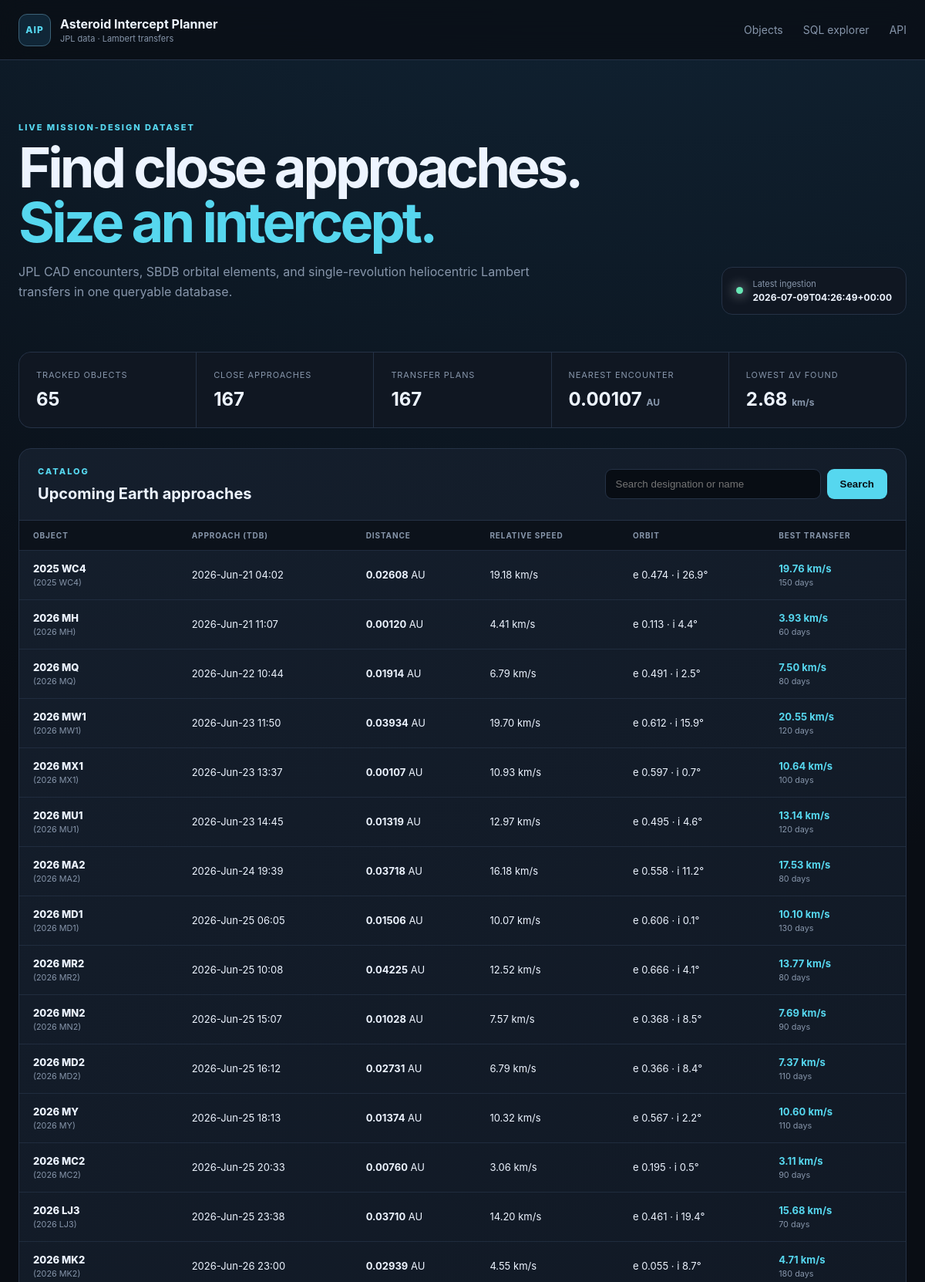
The page / (upper part) on the database its author committed.
### tables this page shows
CREATE TABLE ingestion_runs (
    run_id INTEGER PRIMARY KEY AUTOINCREMENT,
    started_at TEXT NOT NULL,
    finished_at TEXT,
    status TEXT NOT NULL CHECK (status IN ('running', 'success', 'failed')),
    source TEXT NOT NULL,
    query_json TEXT NOT NULL,
    object_count INTEGER NOT NULL DEFAULT 0,
    error_message TEXT
);

CREATE TABLE intercept_plans (
    plan_id INTEGER PRIMARY KEY AUTOINCREMENT,
    approach_id INTEGER NOT NULL REFERENCES close_approaches(approach_id) ON DELETE CASCADE,
    method TEXT NOT NULL,
    departure_jd_tdb REAL NOT NULL,
    arrival_jd_tdb REAL NOT NULL,
    tof_days REAL NOT NULL,
    departure_dv_kms REAL NOT NULL,
    arrival_dv_kms REAL NOT NULL,
    total_dv_kms REAL NOT NULL,
    c3_km2_s2 REAL,
    leo_departure_dv_kms REAL,
    polyline_json TEXT,
    computed_at TEXT NOT NULL, capture_dv_kms REAL, stable_final_orbit INTEGER, capture_json TEXT,
    UNIQUE (approach_id, method)
);

CREATE TABLE asteroids (
    designation TEXT PRIMARY KEY,
    fullname TEXT,
    absolute_magnitude_h REAL,
    diameter_km REAL,
    first_seen_at TEXT NOT NULL,
    updated_at TEXT NOT NULL
);

CREATE TABLE close_approaches (
    approach_id INTEGER PRIMARY KEY AUTOINCREMENT,
    designation TEXT NOT NULL REFERENCES asteroids(designation) ON DELETE CASCADE,
    body TEXT NOT NULL DEFAULT 'Earth',
    close_approach_jd_tdb REAL NOT NULL,
    close_approach_text TEXT,
    distance_au REAL NOT NULL,
    distance_min_au REAL,
    distance_max_au REAL,
    relative_velocity_kms REAL,
    hyperbolic_excess_velocity_kms REAL,
    time_uncertainty TEXT,
    ingested_at TEXT NOT NULL,
    UNIQUE (designation, body, close_approach_jd_tdb)
);

CREATE TABLE orbital_elements (
    designation TEXT PRIMARY KEY REFERENCES asteroids(designation) ON DELETE CASCADE,
    epoch_jd_tdb REAL,
    semi_major_axis_au REAL NOT NULL,
    eccentricity REAL NOT NULL,
    inclination_deg REAL NOT NULL,
    raan_deg REAL NOT NULL,
    arg_periapsis_deg REAL NOT NULL,
    mean_anomaly_deg REAL,
    perihelion_time_jd_tdb REAL,
    perihelion_distance_au REAL,
    aphelion_distance_au REAL,
    orbital_period_days REAL,
    earth_moid_au REAL,
    condition_code TEXT,
    orbit_id TEXT,
    source TEXT NOT NULL,
    updated_at TEXT NOT NULL
);

### app/web.py (the view)
    @application.route("/")
    def index():
        search = request.args.get("q", "").strip()
        sort = request.args.get("sort", "date")
        order = request.args.get("order", "asc")
        return render_template(
            "index.html",
            rows=list_asteroids(search, sort, order, path=settings.database_path),
            stats=dashboard_stats(settings.database_path),
            latest_run=latest_ingestion(settings.database_path),
            search=search,
            sort=sort,
            order=order,
        )

### app/database.py (called while the page is built, shortened)
def _dict_row(cursor: sqlite3.Cursor, row: tuple[Any, ...]) -> dict[str, Any]:
    return {column[0]: row[index] for index, column in enumerate(cursor.description)}

@contextmanager
def connect(path: Path | None = None) -> Iterator[sqlite3.Connection]:
    database_path = Path(path or get_settings().database_path)
    database_path.parent.mkdir(parents=True, exist_ok=True)
    connection = sqlite3.connect(database_path, timeout=30)
    connection.row_factory = _dict_row
    connection.execute("PRAGMA foreign_keys = ON")
    connection.execute("PRAGMA busy_timeout = 30000")
    try:
        yield connection
    finally:
        connection.close()

def initialize_database(path: Path | None = None) -> Path:
    database_path = Path(path or get_settings().database_path)
    schema = Path(__file__).with_name("schema.sql").read_text(encoding="utf-8")
    with connect(database_path) as connection:
        schema_version = int(connection.execute("PRAGMA user_version").fetchone()["user_version"])
        if schema_version < 2:
            connection.executescript(schema)
            connection.commit()
    return database_path

def fetch_all(
    query: str, params: Sequence[Any] = (), path: Path | None = None
) -> list[dict[str, Any]]:
    initialize_database(path)
    with connect(path) as connection:
        return connection.execute(query, params).fetchall()

def fetch_one(
    query: str, params: Sequence[Any] = (), path: Path | None = None
) -> dict[str, Any] | None:
    rows = fetch_all(query, params, path)
    return rows[0] if rows else None

def dashboard_stats(path: Path | None = None) -> dict[str, Any]:
    return (
        fetch_one(
            """
        SELECT
          (SELECT COUNT(*) FROM asteroids) AS asteroid_count,
          (SELECT COUNT(*) FROM close_approaches) AS approach_count,
          (SELECT COUNT(*) FROM intercept_plans) AS plan_count,
          (SELECT MIN(distance_au) FROM close_approaches) AS nearest_distance_au,
          (SELECT MIN(total_dv_kms) FROM intercept_plans) AS lowest_total_dv_kms
        """,
            path=path,
        )
        or {}
    )

def latest_ingestion(path: Path | None = None) -> dict[str, Any] | None:
    return fetch_one("SELECT * FROM ingestion_runs ORDER BY run_id DESC LIMIT 1", path=path)

### app/templates/index.html (shortened to what this page needs)
{% extends "base.html" %}
{% block content %}
<section class="hero">
  <div>
    <p class="eyebrow">LIVE MISSION-DESIGN DATASET</p>
    <h1>Find close approaches.<br><span>Size an intercept.</span></h1>
    <p>JPL CAD encounters, SBDB orbital elements, and single-revolution heliocentric Lambert transfers in one queryable database.</p>
  </div>
  <div class="run-status">
    <span class="status-dot {{ 'ok' if latest_run and latest_run.status == 'success' else '' }}"></span>
    <div><small>Latest ingestion</small><strong>{{ latest_run.finished_at if latest_run else 'No run recorded' }}</strong></div>
  </div>
</section>
<section class="metrics">
  <article><small>Tracked objects</small><strong>{{ stats.asteroid_count or 0 }}</strong></article>
  <article><small>Close approaches</small><strong>{{ stats.approach_count or 0 }}</strong></article>
  <article><small>Transfer plans</small><strong>{{ stats.plan_count or 0 }}</strong></article>
  <article><small>Nearest encounter</small><strong>{{ stats.nearest_distance_au|number(5) }} <em>AU</em></strong></article>
  <article><small>Lowest Δv found</small><strong>{{ stats.lowest_total_dv_kms|number(2) }} <em>km/s</em></strong></article>
</section>
<section class="panel">
  <div class="panel-header">
    <div><p class="eyebrow">CATALOG</p><h2>Upcoming Earth approaches</h2></div>
    <form class="search" method="get">
      <input type="search" name="q" value="{{ search }}" placeholder="Search designation or name">
      <button>Search</button>
    </form>
  </div>
  <div class="table-wrap">
    <table>
      <thead><tr>
        <th>Object</th><th>Approach (TDB)</th><th>Distance</th><th>Relative speed</th>
        <th>Orbit</th><th>Best transfer</th>
      </tr></thead>
      <tbody>
      {% for row in rows %}
        <tr>
          <td><a class="object-link" href="{{ url_for('asteroid_detail', designation=row.designation) }}">{{ row.designation }}</a><small>{{ row.fullname or '' }}</small></td>
          <td>{{ row.close_approach_text or row.close_approach_jd_tdb|number(2) }}</td>
          <td><strong>{{ row.distance_au|number(5) }}</strong> AU</td>
          <td>{{ row.relative_velocity_kms|number(2) }} km/s</td>
          <td>e {{ row.eccentricity|number(3) }} · i {{ row.inclination_deg|number(1) }}°</td>
          <td>{% if row.total_dv_kms is not none %}<strong class="accent">{{ row.total_dv_kms|number(2) }} km/s</strong><small>{{ row.tof_days|number(0) }} days</small>{% else %}<span class="muted">No feasible grid solution</span>{% endif %}</td>
        </tr>
      {% else %}
        <tr><td class="empty" colspan="6">The database is empty. Run <code>python -m app.ingest</code> to populate it.</td></tr>
      {% endfor %}
      </tbody>
    </table>
  </div>
</section>
{% endblock %}

### app/static/style.css (style rules this page uses)
:root { --bg:#090d14;--surface:#101722;--surface-2:#151f2d;--line:#253246;--text:#edf4ff;--muted:#8796ab;--cyan:#56d7ef;--green:#67e8b5;--orange:#ffad66;--max:1440px;font-family:Inter,ui-sans-serif,system-ui,-apple-system,BlinkMacSystemFont,"Segoe UI",sans-serif;color-scheme:dark }
* { box-sizing:border-box }
body { margin:0;background:radial-gradient(circle at 70% -20%,#16334a 0,transparent 35%),var(--bg);color:var(--text);min-height:100vh }
.hero { display:flex;justify-content:space-between;align-items:flex-end;padding:38px 0 48px }
.eyebrow { font-size:11px;letter-spacing:.18em;color:var(--cyan);font-weight:800;margin:0 0 10px }
.hero h1,.detail-hero h1 { font-size:clamp(42px,6vw,82px);line-height:.98;margin:0;letter-spacing:-.055em }
.hero h1 span { color:var(--cyan) }
.hero>div>p:last-child,.detail-hero>p:last-child { color:var(--muted);max-width:680px;line-height:1.65 }
.run-status { display:flex;align-items:center;gap:12px;padding:14px 18px;border:1px solid var(--line);border-radius:14px;background:var(--surface) }
.run-status small,.run-status strong { display:block }
.run-status small { color:var(--muted);font-size:11px }
.run-status strong { font-size:12px;margin-top:3px }
.status-dot { width:9px;height:9px;border-radius:50%;background:var(--orange);box-shadow:0 0 16px currentColor }
.status-dot.ok { background:var(--green) }
.metrics { display:grid;grid-template-columns:repeat(5,1fr);gap:1px;background:var(--line);border:1px solid var(--line);border-radius:16px;overflow:hidden;margin-bottom:26px }
.metrics article { background:var(--surface);padding:22px }
.metrics small { display:block;color:var(--muted);font-size:11px;text-transform:uppercase;letter-spacing:.08em }
.metrics strong { display:block;font-size:24px;margin-top:10px }
.metrics em { font-size:12px;color:var(--muted);font-style:normal }
.panel { border:1px solid var(--line);background:linear-gradient(145deg,rgba(21,31,45,.93),rgba(12,18,28,.93));border-radius:16px;overflow:hidden }
.panel-header { padding:22px 24px;border-bottom:1px solid var(--line);display:flex;align-items:center;justify-content:space-between;gap:24px }
.panel-header h2,.note-card h2,.table-list h2 { margin:0;font-size:20px }
.search { display:flex;gap:8px }
input,textarea { background:#080d14;border:1px solid var(--line);color:var(--text);border-radius:9px;padding:11px 13px }
input { min-width:280px }
button,.button { background:var(--cyan);border:0;color:#071015;border-radius:9px;padding:11px 17px;font-weight:800;cursor:pointer;text-decoration:none;display:inline-block }
.table-wrap { overflow:auto }
table { width:100%;border-collapse:collapse;font-size:13px }
th { text-align:left;color:var(--muted);font-size:10px;text-transform:uppercase;letter-spacing:.09em;padding:13px 18px;background:#0c121b;white-space:nowrap }
td { border-top:1px solid rgba(37,50,70,.75);padding:15px 18px;white-space:nowrap }
td small { display:block;color:var(--muted);margin-top:4px }
.object-link { color:var(--text);font-weight:800;text-decoration:none }
.object-link:hover,.accent { color:var(--cyan) }

### rows shown on the page
ingestion_runs: finished_at "2026-07-09T04:26:49+00:00"
intercept_plans: designation "2025 WC4", fullname "(2025 WC4)", close_approach_text "2026-Jun-21 04:02", distance_au|number "0.02608", relative_velocity_kms|number "19.18", eccentricity|number "0.474", inclination_deg|number "26.9", total_dv_kms|number "19.76", tof_days|number "150"
intercept_plans: designation "2026 MH", fullname "(2026 MH)", close_approach_text "2026-Jun-21 11:07", distance_au|number "0.00120", relative_velocity_kms|number "4.41", eccentricity|number "0.113", inclination_deg|number "4.4", total_dv_kms|number "3.93", tof_days|number "60"
intercept_plans: designation "2026 MQ", fullname "(2026 MQ)", close_approach_text "2026-Jun-22 10:44", distance_au|number "0.01914", relative_velocity_kms|number "6.79", eccentricity|number "0.491", inclination_deg|number "2.5", total_dv_kms|number "7.50", tof_days|number "80"
intercept_plans: designation "2026 MW1", fullname "(2026 MW1)", close_approach_text "2026-Jun-23 11:50", distance_au|number "0.03934", relative_velocity_kms|number "19.70", eccentricity|number "0.612", inclination_deg|number "15.9", total_dv_kms|number "20.55", tof_days|number "120"
intercept_plans: designation "2026 MX1", fullname "(2026 MX1)", close_approach_text "2026-Jun-23 13:37", distance_au|number "0.00107", relative_velocity_kms|number "10.93", eccentricity|number "0.597", inclination_deg|number "0.7", total_dv_kms|number "10.64", tof_days|number "100"
intercept_plans: designation "2026 MU1", fullname "(2026 MU1)", close_approach_text "2026-Jun-23 14:45", distance_au|number "0.01319", relative_velocity_kms|number "12.97", eccentricity|number "0.495", inclination_deg|number "4.6", total_dv_kms|number "13.14", tof_days|number "120"
intercept_plans: designation "2026 MA2", fullname "(2026 MA2)", close_approach_text "2026-Jun-24 19:39", distance_au|number "0.03718", relative_velocity_kms|number "16.18", eccentricity|number "0.558", inclination_deg|number "11.2", total_dv_kms|number "17.53", tof_days|number "80"
intercept_plans: designation "2026 MD1", fullname "(2026 MD1)", close_approach_text "2026-Jun-25 06:05", distance_au|number "0.01506", relative_velocity_kms|number "10.07", eccentricity|number "0.606", inclination_deg|number "0.1", total_dv_kms|number "10.10", tof_days|number "130"
intercept_plans: designation "2026 MR2", fullname "(2026 MR2)", close_approach_text "2026-Jun-25 10:08", distance_au|number "0.04225", relative_velocity_kms|number "12.52", eccentricity|number "0.666", inclination_deg|number "4.1", total_dv_kms|number "13.77", tof_days|number "80"
intercept_plans: designation "2026 MN2", fullname "(2026 MN2)", close_approach_text "2026-Jun-25 15:07", distance_au|number "0.01028", relative_velocity_kms|number "7.57", eccentricity|number "0.368", inclination_deg|number "8.5", total_dv_kms|number "7.69", tof_days|number "90"
intercept_plans: designation "2026 MD2", fullname "(2026 MD2)", close_approach_text "2026-Jun-25 16:12", distance_au|number "0.02731", relative_velocity_kms|number "6.79", eccentricity|number "0.366", inclination_deg|number "8.4", total_dv_kms|number "7.37", tof_days|number "110"
intercept_plans: designation "2026 MY", fullname "(2026 MY)", close_approach_text "2026-Jun-25 18:13", distance_au|number "0.01374", relative_velocity_kms|number "10.32", eccentricity|number "0.567", inclination_deg|number "2.2", total_dv_kms|number "10.60", tof_days|number "110"
intercept_plans: designation "2026 MC2", fullname "(2026 MC2)", close_approach_text "2026-Jun-25 20:33", distance_au|number "0.00760", relative_velocity_kms|number "3.06", eccentricity|number "0.195", inclination_deg|number "0.5", total_dv_kms|number "3.11", tof_days|number "90"
intercept_plans: designation "2026 LJ3", fullname "(2026 LJ3)", close_approach_text "2026-Jun-25 23:38", distance_au|number "0.03710", relative_velocity_kms|number "14.20", eccentricity|number "0.461", inclination_deg|number "19.4", total_dv_kms|number "15.68", tof_days|number "70"
intercept_plans: designation "2026 MK2", fullname "(2026 MK2)", close_approach_text "2026-Jun-26 23:00", distance_au|number "0.02939", relative_velocity_kms|number "4.55", eccentricity|number "0.055", inclination_deg|number "8.7", total_dv_kms|number "4.71", tof_days|number "180"

### other values the page prints
{{ stats.asteroid_count or 0 }} "65"
{{ stats.approach_count or 0 }} "167"
{{ stats.plan_count or 0 }} "167"
{{ stats.nearest_distance_au|number(5) }} "0.00107"
{{ stats.lowest_total_dv_kms|number(2) }} "2.68"
